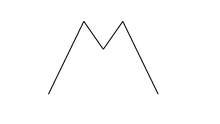
%> input picture Solitons/mSimetrica.png, 220 x 124 px, shrunk from 1152 x 648 before the run
$ octave solitonTodo.m   (GNU Octave 9; MATLAB toolbox functions it lacks are replaced by stand-ins)
%> lines starting %> are read from the running program, lines starting %| are printed output that depends on the picture
clc;
close all;
clear all;

%% PARAMETROS CODIGO
imagenLeer = "mSimetrica.png";
siemprePropagar = 0;


mostrarSoliton = 0;
guardarImagenSoliton = 0;
mostrarAnimacionSoliton = 0;

guardarImagenMalla = 1;

% Cantidad de puntos
N = 1000;
vecAnch = [0.1:0.1:0.6];
vecAlt = [0.1:0.1:0.6];
zConjuntoPropagar = [5];

% Porcentajes de limpieza y curva de decaimiento. Es decir,
% cuantos porcentaje de pixeles se toman de cada extremo para
% limpiar y para generar una curva de decaimiento.
porcentajeCurvaDecaimiento = 0.01;

%% PARAMETROS FASES 1 A 3 Y AJUSTES

coordExito = [];
coordFracaso = [];
anchMax = vecAnch(end);
altMax = vecAlt(end);

for zPropagar = zConjuntoPropagar
    for anch = vecAnch
        for alt = vecAlt

            % Variable que determina si es un soliton o no
            solitonAceptado = 1;

            % Limites inferiores y superiores para los ejes 'x' y 'y'
            xLimInf = - anch / 2;
            xLimSup = anch / 2;
            yLimInf = 0;
            yLimSup = alt;

%% FASE 1 - GENERACION
            % Leer imagen y convertirla a una matriz de escala de grises
            % Dicha matriz va de 0 (negro) a blanco (255)
            matPotencialSoliton = imread(imagenLeer);
%> matPotencialSoliton is the input picture: size 124x220x3 uint8; min 12, max 255, mean 252.7

            % En el caso de que la matriz sea a color, tiene 3 dimensiones,
            % por lo que se necesita usar el comando rgb2gray para extrar
            % solo las dimensiones del blanco y negro
            dimColoresImagen = ndims(matPotencialSoliton);
%> dimColoresImagen = 3
            if dimColoresImagen == 3
              matPotencialSoliton = rgb2gray(matPotencialSoliton);
%> matPotencialSoliton: size 124x220 uint8
            end

            % Interpretar la matriz de escalas de grises como un vector de valores 'y'

            % Usar el comando flipud para obtener los valores minimos a partir de
            % la esquina inferior izquierda. De lo contrario, se regresan los min
            % empezando desde la esquina superior izquierda.
            matPotencialSoliton = flipud(matPotencialSoliton);
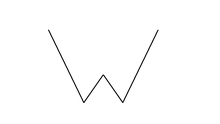
%> matPotencialSoliton: size 124x220 uint8; min 12, max 255, mean 252.7; mean of the top-left, top-right, bottom-left and bottom-right quarters 253.6, 253.6, 251.5, 252.4

            % Obtener las intensidades minimas y sus posiciones en el eje 'y' para cada
            % columna de la matriz de grises. Filtrar valores que no sean parecidos al negro (0)
            [intensidadesMinimas, yPosMin] = min(matPotencialSoliton);
%> intensidadesMinimas = 220 values, max 255 at index 1, min 12 at index 105, mean 142.6; yPosMin = 220 values, max 103 at index 123, min 1 at index 1, mean 38.51
            yPosMin(intensidadesMinimas >= 10) = 0;

            % Encontrar primer y ultima posicion que sean parte del dibujo
            posPrimer = find(yPosMin, 1);
%> posPrimer = []
            posUltima = find(yPosMin, 1, 'last');
%> posUltima = []

            % Para cada extremo, limpiar un porcentaje de la imagen
            % En el caso del lado izquierdo, se mandan en orden inverso para poder usar
            % la misma funcion sin hacerle muchos cambios. Al final se invierten
            pixelesLimpiar = round((posUltima - posPrimer + 1) * porcentajeCurvaDecaimiento);
%> pixelesLimpiar = []
            yPosMin =  limpiarExtremos(yPosMin, pixelesLimpiar, posPrimer, posUltima);
%> in analizarExtremo, `tendenciaDatos = obtenerTendencia(datosExtremo);`: tendenciaDatos = -1
%> in analizarExtremo, `datosLimpios = datosExtremo;`: datosLimpios = []
%> yPosMin = 220 values from 0 to 0

            % Normalizar el eje 'y' segun los parametros
            yPosMin = normalize(yPosMin, 'range');
            yPosMin = rescale(yPosMin, yLimInf, yLimSup);

            % Tomar parte significativa de la imagen (no espacio blanco) y extenderla por 3
            % Obtener espacio significativo y generar vectores de ello
            tamSignificativo = posUltima - posPrimer;
%> tamSignificativo = []

            % Colocar los puntos significativos en el segundo tercio de la imagen
            xPos = linspace(3 * xLimInf, 3 * xLimSup, tamSignificativo * 3);
%> xPos = 0.15

            yPosMinExt = zeros(1, 3 * tamSignificativo);
            yPosMinExt(tamSignificativo : 2 * tamSignificativo) = yPosMin(posPrimer : posUltima);

            % Crear curva de decaimiento para los extremos de la parte significativa
            % Recalcular primer y ultimo valor diferentes a 0
            posPrimer = find(yPosMinExt, 1);
            posUltima = find(yPosMinExt, 1, 'last');

            % Tamano de los espacios en ambos lados
            espacioIzq = posPrimer;
%> espacioIzq = []
            espacioDer = size(yPosMinExt, 2) - posUltima + 1;
%> espacioDer = []
            pixelesDecaer = round((posUltima - posPrimer + 1) * porcentajeCurvaDecaimiento);
%> pixelesDecaer = []

            % Se crean las lineas de decaimiento para cada uno de los lados
            valorDecae = yPosMinExt(posUltima - pixelesDecaer);
%> valorDecae = []
            lambda = - log(yPosMinExt(posUltima) / yPosMinExt(posUltima - pixelesDecaer));
%> lambda = Inf

%> the run ends on the next line
            curvaDecaimientoDer = valorDecae * exp(- lambda .* (0:(espacioDer - 1)));
% [199 lines not run here, left out]
function yValue = limpiarExtremos(yValue, cantidadPixeles, posPrimer, posUltima)
    extremoIzq = flip(yValue(posPrimer : posPrimer + cantidadPixeles - 1));
    extremoDer = yValue(posUltima - cantidadPixeles - 1: posUltima);

    % Limpia cada extremo
    extremoIzqLimpio = flip(analizarExtremo(extremoIzq));
    extremoDerLimpio = analizarExtremo(extremoDer);

    % Reemplaza en los extremos
    yValue(posPrimer : posPrimer + cantidadPixeles - 1) = extremoIzqLimpio;
    yValue(posUltima - cantidadPixeles - 1: posUltima) = extremoDerLimpio;
end

% Funcion que analiza los extremos de una grafica y basado en su tendencia
% ajusta los datos para que sean consistentes.
% El objetivo de esto es que en los extremos o solo haya subida o solo
% bajada para poder extender correctamente.
function datosLimpios = analizarExtremo(datosExtremo)
   % Determinar la tendencia de esos datos
   tendenciaDatos = obtenerTendencia(datosExtremo);

   % Basado en la tendencia, borrar todo a partir del punto donde ya no
   % siga la tendencia.
   % E.g. Si esta en aumento, 2 5 2 2 7 se convierte en 2 5 0 0 0
  for i = 2 : length(datosExtremo)
    % Caso donde aumenta, queremos que cada elemento sea mayor al anterior
    if tendenciaDatos == 1
        if datosExtremo(i) <= datosExtremo(i - 1)
           datosExtremo(i : end) = 0;
           break;
        end
    % Caso donde disminuye, queremos que cada elemento sea menor al anterior
    else
        if datosExtremo(i) >= datosExtremo(i - 1)
           datosExtremo(i : end) = 0;
           break;
        end
    end
  end

  datosLimpios = datosExtremo;
end

% Funcion que dado unos datos, determina si la tendencia de los datos es a
% aumentar o a disminuir. Esto lo hace basado en el vector de diferencias.
function tendenciaDatos = obtenerTendencia(datos)
   difVec = diff(datos);

   % Si hay mas positivos, esta aumentando
   if (difVec > 0) > (difVec < 0)
       tendenciaDatos = 1;
   else
       tendenciaDatos = -1;
   end
end
